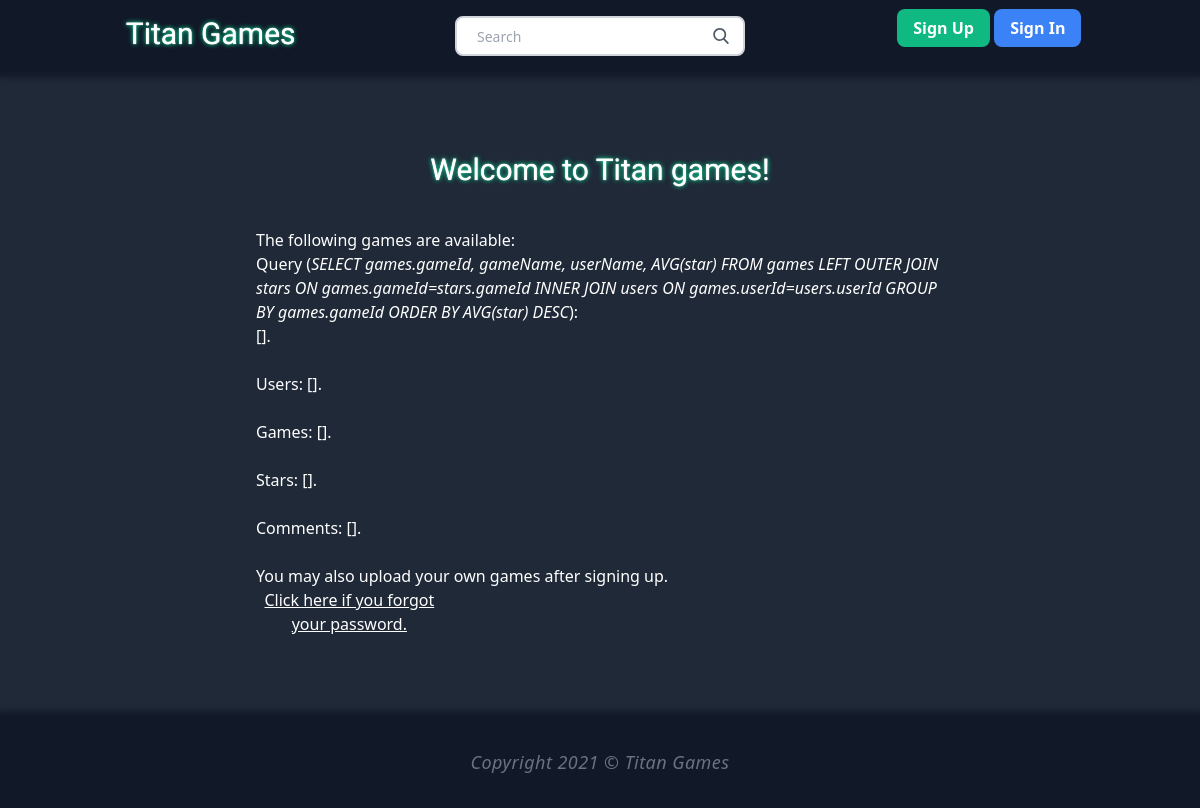
Before: / with the older database file.
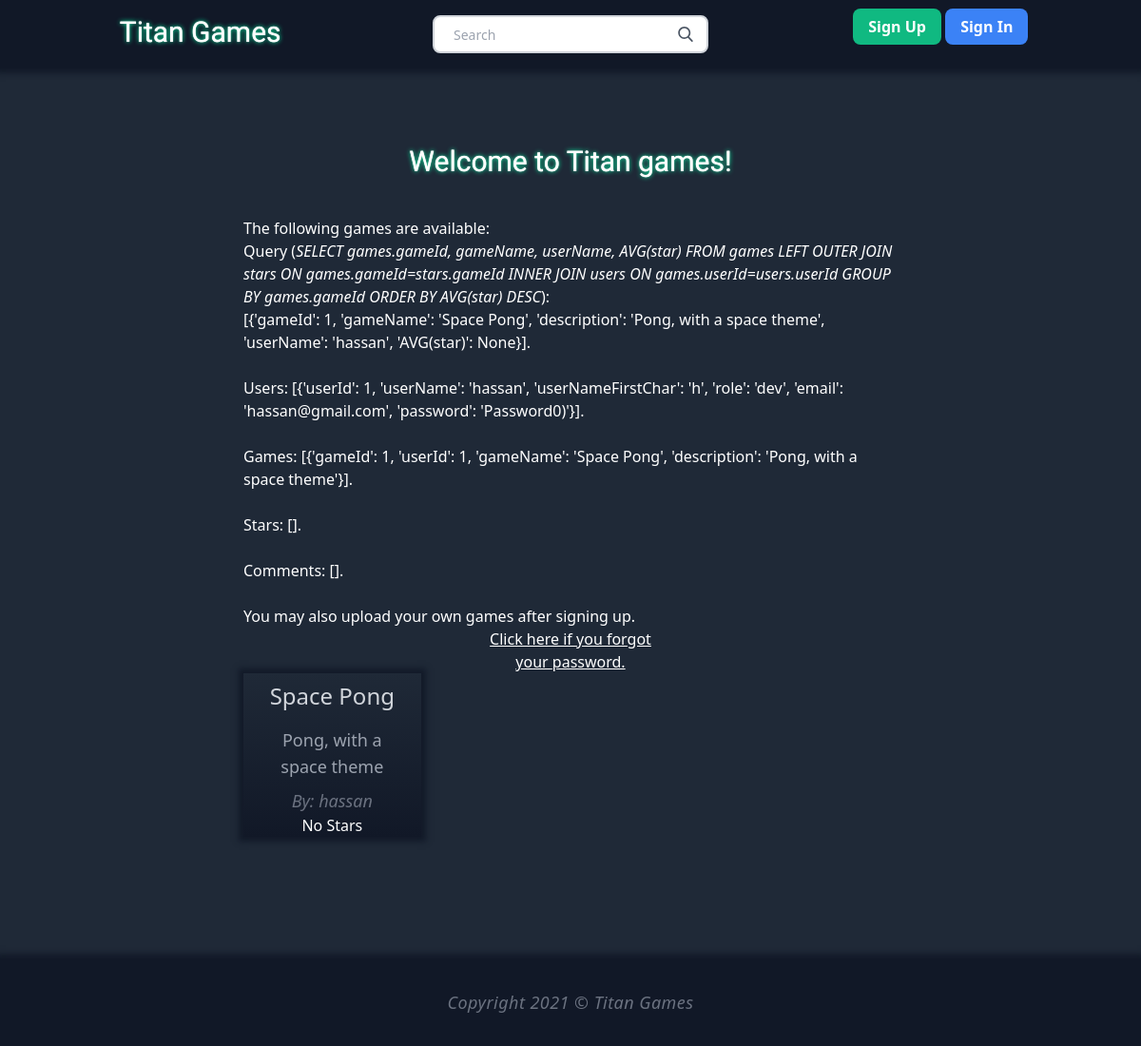
After: the same page with the newer database file.
### tables this page shows
CREATE TABLE games (
  gameId INTEGER NOT NULL PRIMARY KEY AUTOINCREMENT,
	userId INTEGER,
	gameName TEXT NOT NULL,
	description TEXT NOT NULL,
  FOREIGN KEY(userId) REFERENCES users(userId) ON DELETE CASCADE
);

### app.py (the view)
@app.route("/")
def home_page():
    users = query_db('SELECT * FROM users')
    games = query_db('SELECT * FROM games')
    stars = query_db('SELECT gameId, AVG(star) FROM stars GROUP BY gameId')
    comments = query_db('SELECT * FROM comments ORDER BY date DESC')
    query = query_db('SELECT games.gameId, gameName, description, userName, AVG(star) FROM games LEFT OUTER JOIN stars ON games.gameId=stars.gameId INNER JOIN users ON games.userId=users.userId GROUP BY games.gameId ORDER BY AVG(star) DESC')
    return render_template('index.html', users=users, games=games, stars=stars, comments=comments, query=query)

### app.py (called while the page is built)
def get_db():
    db = getattr(g, '_database', None)
    if db is None:
        db = g._database = sqlite3.connect(DATABASE)
    def make_dicts(cursor, row):
        return dict((cursor.description[idx][0], value)
                    for idx, value in enumerate(row))
    db.row_factory = make_dicts
    return db

def query_db(query, args=(), one=False):
    cur = get_db().execute(query, args)
    rv = cur.fetchall()
    cur.close()
    return (rv[0] if rv else None) if one else rv

@app.teardown_appcontext
def close_connection(exception):
    db = getattr(g, '_database', None)
    if db is not None:
        db.close()

### templates/index.html (shortened to what this page needs)
{% extends "base.html" %}
{% block head %}
  {{ super() }}
{% endblock %}
{% block content %}
  <div class="mx-64" style="">
    <div class="">
      {% if 'user' in session and session['user'] %}
			  <h2 class="title text-3xl text-center mb-10">Welcome to Titan games {{session['user']['userName']}}!</h2>
			{% else %}
			  <h2 class="title text-3xl text-center mb-10">Welcome to Titan games!</h2>
      {% endif %}
			<p class="card-text">The following games are available:<br>
			Query (<em>SELECT games.gameId, gameName, userName, AVG(star) FROM games LEFT OUTER JOIN stars ON games.gameId=stars.gameId INNER JOIN users ON games.userId=users.userId GROUP BY games.gameId ORDER BY AVG(star) DESC</em>): <br> {{query}}. <br> <br>
				Users: {{users}}.  <br> <br>
				Games: {{games}}.  <br> <br>
				Stars: {{stars}}.  <br> <br>
				Comments: {{comments}}.  <br> <br>
				You may also upload your own games after signing up.
			</p>
				<div class="grid grid-cols-3 text-center gap-x-16">
				{% for item in query %}
					<a href="/play_game/{{item['gameId']}}">
						<div class="bg-gradient-to-t from-gray-900 to-gray-800 shadow-outline my-12" style="box-shadow: 0 0 6px 5px rgba(17,24,39,0.9);">
							<p class="text-gray-300 text-2xl my-2">{{item['gameName']}}</p>
							<p class="text-gray-400 text-lg max-w-sm px-9 py-2">{{item['description']}}</p>
							<p class="text-lg text-gray-500 italic">By: {{item['userName']}}</p>
							<p>
							{% if item['AVG(star)'] == None %}
								No Stars
							{% else %}
								{{item['AVG(star)']}}
							{% endif%}
							</p>
						</div>
					</a>
				{% endfor %}
				<a class="underline" href="/forgot_password">Click here if you forgot your password.</a>
				</div>
    </div>
  </div>
{% endblock %}

### templates/base.html (shortened to what this page needs)
<!DOCTYPE html>
<html lang="en">
<head>
	{% block head %}
	<link href="https://unpkg.com/tailwindcss@^2/dist/tailwind.min.css" rel="stylesheet">
<link rel="stylesheet" href="https://cdnjs.cloudflare.com/ajax/libs/font-awesome/4.7.0/css/font-awesome.min.css">
	{% endblock %}
</head>
<body class="text-white bg-gray-800 flex flex-col min-h-full">
	<div class="grid grid-cols-3 content-center text-center bg-gray-900 p-4 text-white mb-20" style="box-shadow: 0 0 6px 5px rgba(17,24,39,0.9);">
		<a class="title text-3xl" href="/">Titan Games</a>
	  <form class="relative mx-auto text-gray-600" method="post" action="/search">
			<input class="border-2 border-gray-300 bg-white h-10 px-5 pr-16 rounded-lg text-sm focus:outline-none" type="search" name="search" placeholder="Search">
			<button type="submit" class="absolute right-0 top-0 mt-3 mr-4">
			</button>
		</form>
		<div class="">
			{% if 'user' in session and session['user'] %}
				<a class="inline bg-purple-900 font-bold rounded-3xl py-3 px-5" href="/user">
					{{session['user']['userNameFirstChar']}}
				</a>
			{% else %}
				<a class="bg-green-500 font-bold py-2 px-4 rounded-lg" href="signup">Sign Up</a>
				<a class="bg-blue-500 font-bold py-2 px-4 rounded-lg" href="signin">Sign In</a>
			{% endif %}
		</div>
	</div>
	{% block content %} {% endblock %}
	<footer class="text-lg bg-gray-900 text-gray-500 text-center tracking-wide italic p-8 mt-20" style="box-shadow: 0 0 6px 5px rgba(17,24,39,0.9);">
		Copyright 2021 &copy; Titan Games
	</footer>
</body>
</html>

### templates/base.html (style rules this page uses)
.title { text-shadow: 3px 3px #111827; font-family: 'Audiowide', sans-serif; text-shadow: 0 0 1px #fff, 0 0 5px #0fa; }
input { color: #333; border-radius: 0.25rem; padding: 0.3rem; }

Changed rows visible on the page:
added games: gameName "Space Pong", description "Pong, with a space theme", userName "hassan"
Other visible differences:
{{ query }}: "[]" → "[{'gameId': 1, 'gameName': 'Space Pong', 'description': 'Pong, with a space theme', 'userName': 'hassan', 'AVG(star)': None}]"
{{ users }}: "[]" → "[{'userId': 1, 'userName': 'hassan', 'userNameFirstChar': 'h', 'role': 'dev', 'email': 'hassan@gmail.com', 'password': 'Password0)'}]"
{{ games }}: "[]" → "[{'gameId': 1, 'userId': 1, 'gameName': 'Space Pong', 'description': 'Pong, with a space theme'}]"
